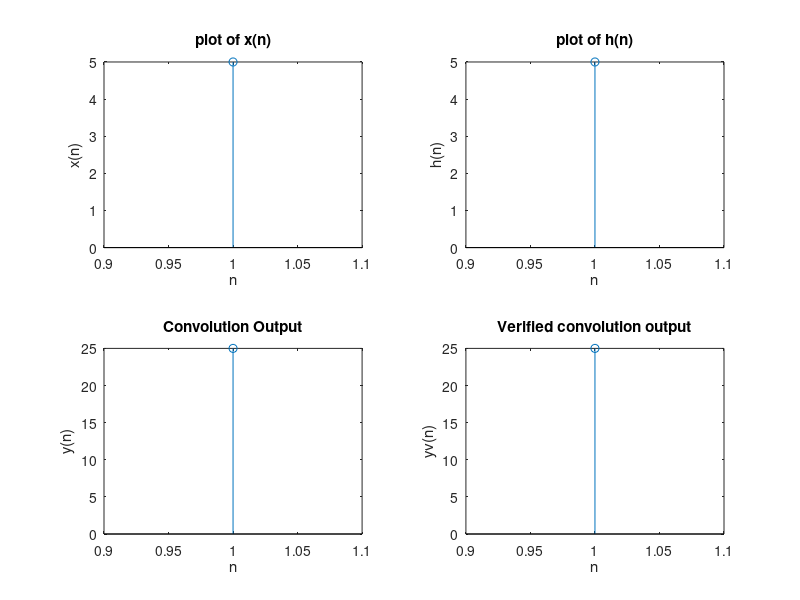

Write the MATLAB code that produced this figure.
clc; % clear screen 
clear all; % clear work space 
close all; % close all figure windows 
xn = input('enter the first sequence x(n) = '); % first sequence 
hn = input('enter the second sequence h(n) = '); % second sequence


N = length(xn)+length(hn)-1; % length of output 
%Xk = fft(xn,N); % N point DFT of first sequence
xk = zeros(1, N);
for n = 0:N-1
    for k = 0:length(xn)-1
        xk(n+1)= xk(n+1) + (xn(k+1)*exp((-i*2*pi*n*k)/N));
    end;
end;
%Hk = fft(hn,N); % N point DFT of second sequence
hk = zeros(1, N);
for n = 0:N-1
    for k = 0:length(xn)-1
        hk(n+1)= hk(n+1) + (hn(k+1)*exp((-i*2*pi*n*k)/N));
    end;
end;
Yk = xk.*hk; % multiplication of DFTs of first and second sequence 
%yn = ifft(Yk,N); % take inverse DFT 
N = length(Yk);
yn = zeros(1, N);
for n = 0:N-1
    for k = 0:N-1
        yn(n+1)= yn(n+1) + ((1/N)*(Yk(k+1)*exp(((1i)*2*pi*n*k)/N)));
    end;
end;
disp('Linear convolution of x(n) and h(n) ='); 
disp(real(yn)); % display the output 
subplot(2,2,1); % graphical display of first sequence 
stem(xn);
xlabel('n'); 
ylabel('x(n)'); 
title('plot of x(n)'); 
subplot(2,2,2); % graphical display of second sequence
stem(hn); 
xlabel('n'); 
ylabel('h(n)'); 
title('plot of h(n)'); 
subplot(2,2,3); % graphical display of output sequence
stem(real(yn)); 
xlabel('n'); 
ylabel('y(n)'); 
title('Convolution Output'); 

yv =conv(xn,hn); % verification of linear convolution 
disp('Convolution in time domain = '); 
disp(yv); 
subplot(2,2,4); % graphical display of output sequence
stem(yv); 
xlabel('n'); 
ylabel('yv(n)'); 
title('Verified convolution output');